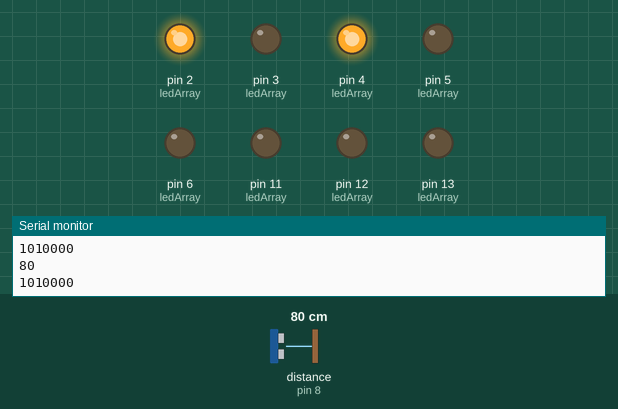
A sketch run on a simulated Arduino Uno, built with avr-gcc and run on an emulated ATmega328P. Shown: output pins drawn as LEDs (lit = HIGH), the last lines printed to the serial monitor. Wiring (inferred from the names in the program): ultrasonic range finder: trigger pin 9; echo pin 8. Dashed ring = blinking. The test bench sets the inputs (shaded band); at power-on: distance to the obstacle (sensor on pin 8) 80 cm. The echo pulse lasts 58.3 µs per cm; pins used as bus, display or sensor lines are not drawn.

Above: at 1.2 s.
1.3 s: distance to the obstacle (sensor on pin 8) set to 9 cm
At 2.0 s:
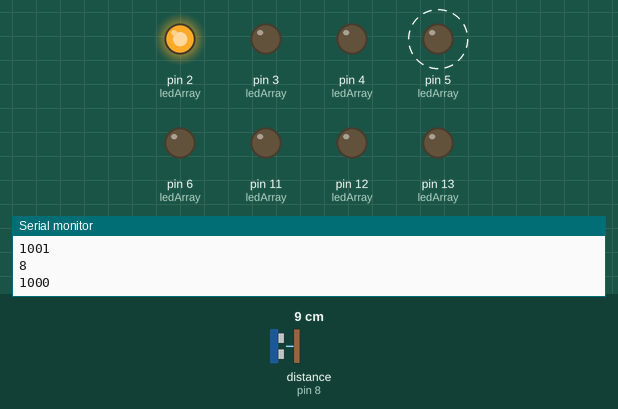
4.3 s: distance to the obstacle (sensor on pin 8) set to 4 cm
At 5.4 s:
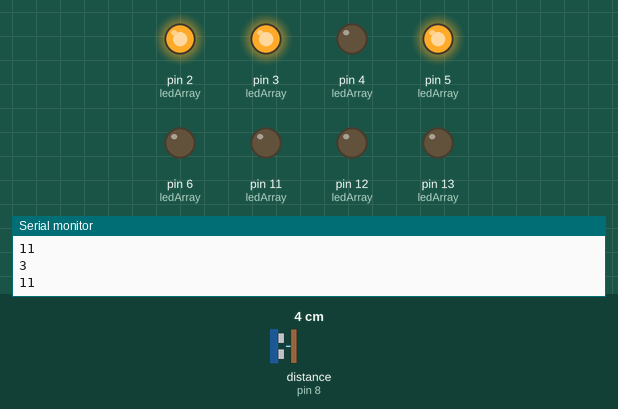
5.8 s: distance to the obstacle (sensor on pin 8) set to 18 cm
At 6.12 s:
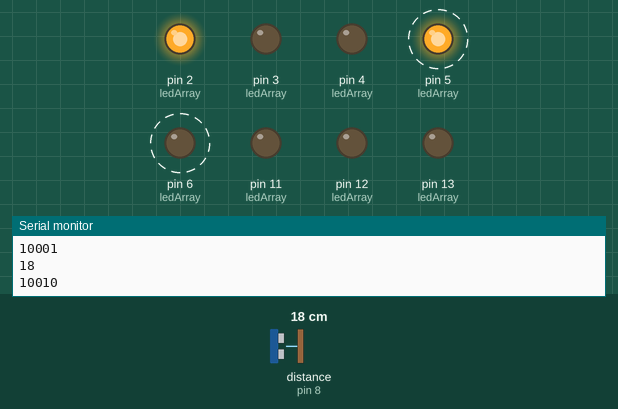
8.8 s: distance to the obstacle (sensor on pin 8) set to 60 cm
At 9.4 s:
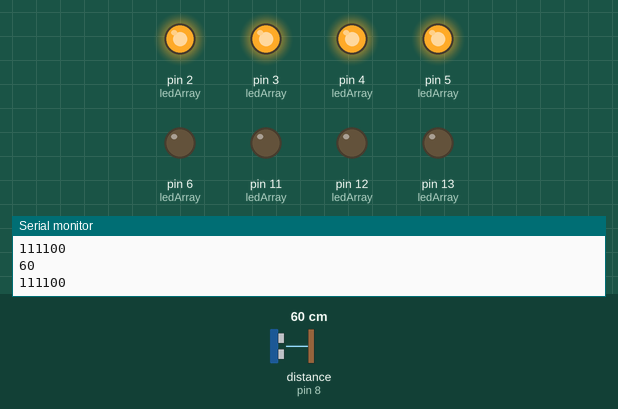
10.3 s: distance to the obstacle (sensor on pin 8) set to 2 cm
At 11.4 s:
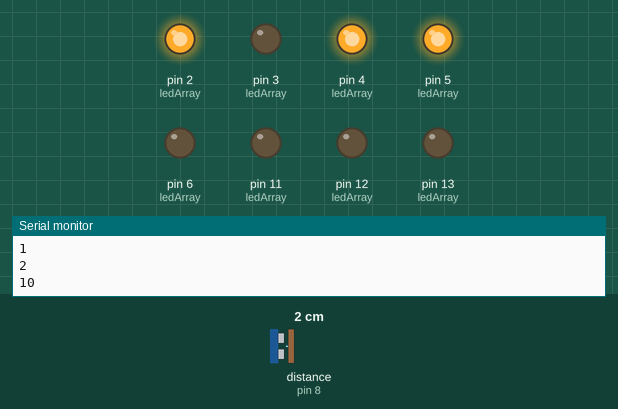
12.1 s: distance to the obstacle (sensor on pin 8) set to 35 cm
At 12.8 s:
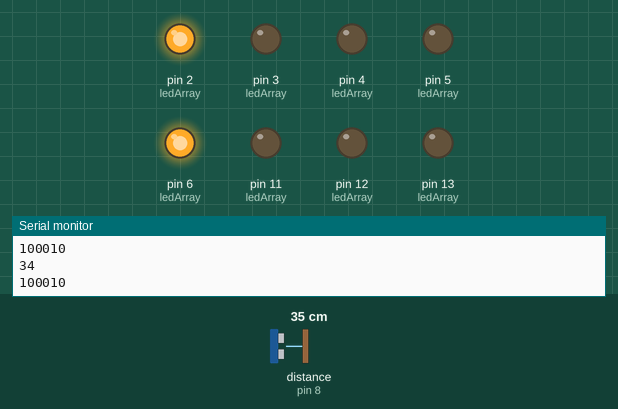
Timing chart, 0 to 14.6 s (numbered marks = the images above; inputs shaded):
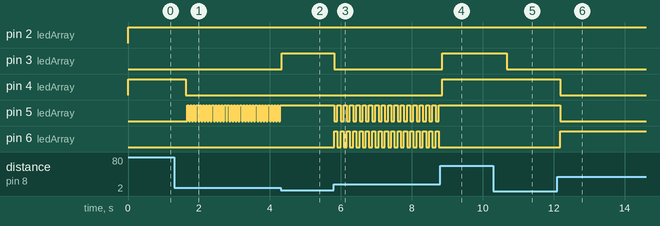

Measured:
- after the input at 1.3 s, pin 4 (ledArray): HIGH → LOW after 0.32 s; pin 5 (ledArray): alternates HIGH for 0.05 s and LOW for 0.04 s, starting after 0.37 s
- after the input at 4.3 s, pin 3 (ledArray): LOW → HIGH at once; pin 5 (ledArray): stops changing and stays HIGH
- after the input at 5.8 s, pin 3 (ledArray): HIGH → LOW at once; pin 5 (ledArray), pin 6 (ledArray): alternates HIGH for 0.09 s and LOW for 0.09 s, starting at once
- after the input at 8.8 s, pin 3 (ledArray), pin 4 (ledArray): LOW → HIGH after 0.05 s; pin 5 (ledArray): stops changing and stays HIGH; pin 6 (ledArray): stops changing and stays LOW
- after the input at 10.3 s, pin 3 (ledArray): HIGH → LOW after 0.37 s
- after the input at 12.1 s, pin 4 (ledArray), pin 5 (ledArray): HIGH → LOW after 0.08 s; pin 6 (ledArray): LOW → HIGH after 0.08 s

The sketch:

binVal.ino
```cpp
const int led0 = 2;
const int led1 = 3;
const int led2 = 4;
const int led3 = 5;
const int led4 = 6;
const int led5 = 11;
const int led6 = 12;
const int led7 = 13;

const int trigger = 9;
const int echo = 8;

int _delay = 250;

int ledArray[] = { led0, led1, led2, led3, led4, led5, led6, led7};

void setup() {
  // put your setup code here, to run once:
  Serial.begin(9600);

  for(int i = 0; i < 8; i++)
  {
    pinMode(ledArray[i], OUTPUT);
  }
}


// turn on an LED
void turnOn(int led)
{
  digitalWrite(led, HIGH);
}

// turn on an LED
void turnOff(int led)
{
  digitalWrite(led, LOW);
}


long microsecondsToCentimeters(long microseconds)
{
  // The speed of sound is 340 m/s or 29 microseconds per centimeter.
  // The ping travels out and back, so to find the distance of the
  // object we take half of the distance travelled.
  return microseconds / 29 / 2;
}

long measureDistance()
{
  long duration, cm;

  // The sensor is triggered by a HIGH pulse of 10 or more microseconds.
  // Give a short LOW pulse beforehand to ensure a clean HIGH pulse:
  pinMode(trigger, OUTPUT);
  digitalWrite(trigger, LOW);
  delayMicroseconds(2);
  digitalWrite(trigger, HIGH);
  delayMicroseconds(10);
  digitalWrite(trigger, LOW);

  // Read the signal from the sensor: a HIGH pulse whose
  // duration is the time (in microseconds) from the sending
  // of the ping to the reception of its echo off of an object.
  pinMode(echo, INPUT);
  duration = pulseIn(echo, HIGH);

  // convert the time into a distance
  cm = microsecondsToCentimeters(duration);

  return cm;
}

void writeValue(int number)
{
  Serial.println(number);
  String binArray = String(number, BIN);

  Serial.println(binArray);

  for(int i = 0; i < binArray.length(); i++)
  {
    int state = int(binArray[i]);

    switch(state)
    {
      case '1':
        turnOn(ledArray[i]);
        break;
      default:
        turnOff(ledArray[i]);
        break;
    }
  }
}


void loop() {
  int cm;
  cm = measureDistance();

  if(cm >= 5) _delay = cm * 5;

  writeValue(cm);
  delay(_delay);
}
```
